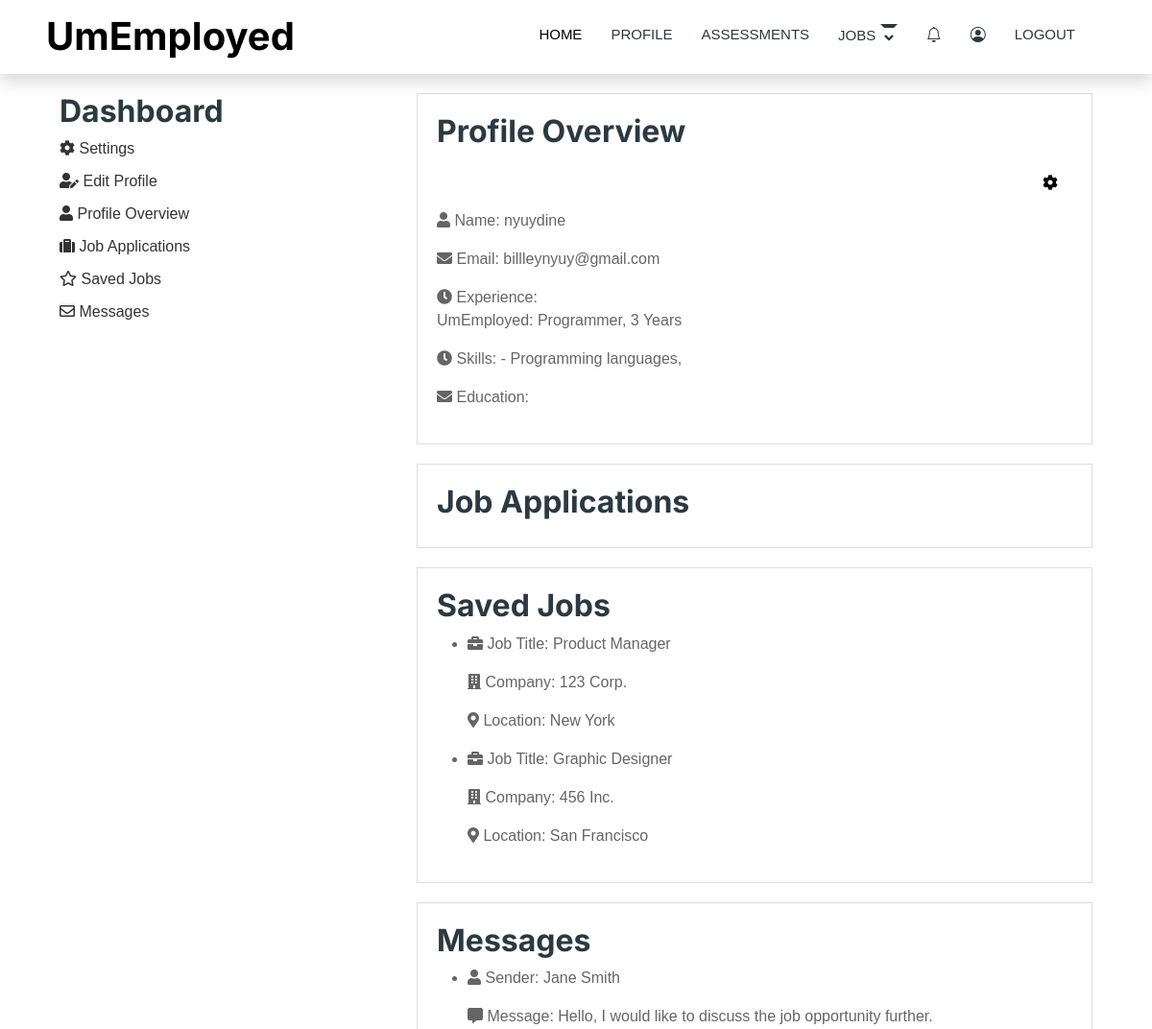
Before: /dashboard/ (signed in, upper part) with the older database file.
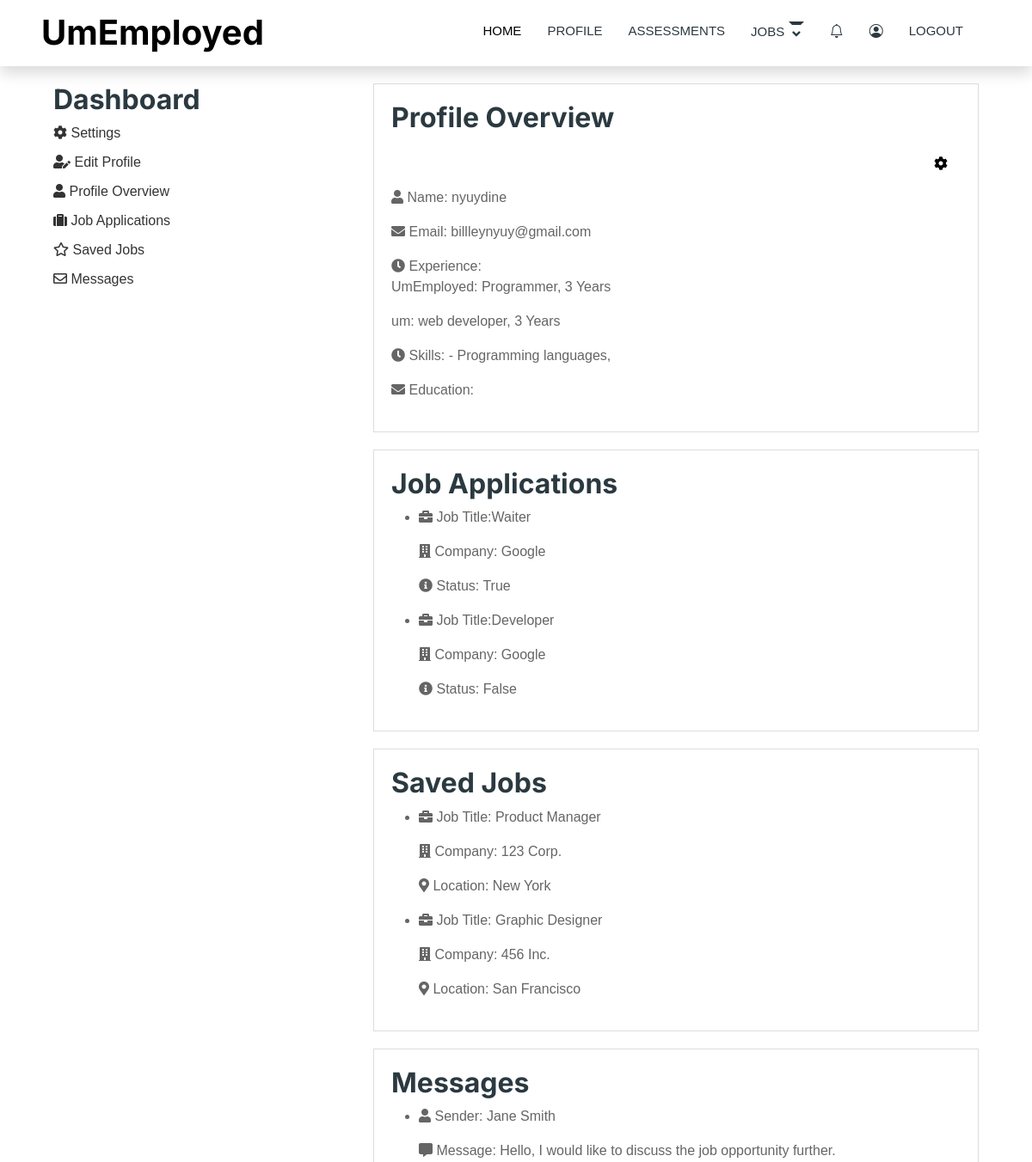
After: the same page with the newer database file.
### resume/models.py (models this page shows, shortened)
class Experience(models.Model):
    user = models.ForeignKey(User, on_delete=models.CASCADE, default=None)
    resume = models.ForeignKey("Resume", on_delete=models.CASCADE, null=True)
    company_name = models.CharField(max_length=100)
    years = models.CharField(max_length=100)

class Resume(models.Model):
    user = models.OneToOneField(User, on_delete=models.CASCADE)
    first_name = models.CharField(max_length=100, null=True, blank=True)
    surname = models.CharField(max_length=100, null=True, blank=True)
    state = models.CharField(max_length=100, null=True, blank=True)
    country = models.CharField(max_length=100, null=True, blank=True)
    job_title = models.CharField(max_length=100, null=True, blank=True)
    date_of_birth = models.DateField(default=date.today().strftime("%Y-%m-%d"),null=True)
    phone = models.CharField(max_length=20, null=True)
    description= models.TextField(max_length=500, default="I am a ...")
    profile_image = models.ImageField(upload_to="resume/images", blank=True, default="media/resume/images/PXL_20231104_141008232.MP.jpg")
    cv = models.FileField(upload_to='resume/cv', default="", blank=False, validators=[ext_validator, validate_file_mime_type])
    category = models.ForeignKey(SkillCategory, on_delete=models.CASCADE, default='1', null=True)
    skills = models.ManyToManyField(Skill)

class Skill(models.Model):
    name = models.CharField(max_length=100)
    categories = models.ManyToManyField(SkillCategory)  # Change ForeignKey to ManyToManyField
    def __str__(self):
        return self.name

### job/models.py (models this page shows, shortened)
class Application(models.Model):
    user = models.ForeignKey(User, on_delete=models.CASCADE)
    job = models.ForeignKey(Job, on_delete=models.CASCADE, default=1)
    quiz_score = models.IntegerField(default=0)
    matching_percentage = models.FloatField(default=0.0)
    overall_match_percentage = models.FloatField(default=0.0)  # New field
    has_completed_quiz = models.BooleanField(default=False)  # New field

class Job(models.Model):
    BEGINNER = 'Beginner'
    MID = 'Mid'
    EXPERT = 'Expert'
    LEVEL_CHOICES = [
        (BEGINNER, 'Beginner'),
        (MID, 'Mid'),
        (EXPERT, 'Expert'),
    ]
    user = models.ForeignKey(User, on_delete=models.CASCADE)
    company = models.ForeignKey(Company, on_delete=models.CASCADE)
    title = models.CharField(max_length=100)
    location = models.CharField(max_length=100)
    salary = models.PositiveBigIntegerField(default=35000)
    requirements = models.ManyToManyField(Skill)
    ideal_candidate = models.TextField()
    is_available = models.BooleanField(default=False)
    description = models.TextField(max_length=255, default='We are looking for ...')
    responsibilities = models.TextField(max_length=255, default="You will be in charge of ...")
    benefits = models.TextField(default="...")
    level = models.CharField(max_length=10, choices=LEVEL_CHOICES, default=BEGINNER)
    category = models.ForeignKey(SkillCategory, on_delete=models.CASCADE, default=1)

### company/models.py (models this page shows)
class Company(models.Model):
    user = models.OneToOneField(User, on_delete=models.CASCADE)
    name = models.CharField(max_length=100, null=True, blank=True)
    logo = models.ImageField(upload_to="resume/images", blank=True, default="media/resume/images/PXL_20231104_141008232.MP.jpg")
    est_date = models.PositiveIntegerField(null=True, blank=True)
    city = models.CharField(max_length=50, null=True, blank=True)
    state = models.CharField(max_length=100, null=True, blank=True)
    def __str__(self):
        return self.name or ''

### dashboard/views.py (the view)
# urls.py: path('', views.dashboard,name='dashboard'),
@login_required(login_url='login')
def dashboard(request):
    try:
        data = Resume.objects.get(user=request.user)
        user = request.user
        skills = data.skills.all()
        experience = Experience.objects.filter(user = request.user)
        experiences = Experience.objects.all()  # Add this line to retrieve experiences
        educations = Education.objects.all()  # Add this line to retrieve educations
        applications = Application.objects.filter(user = request.user)
    except Resume.DoesNotExist:
        message = "No resume found"
        return render(request, 'dashboard/dashboard.html', {'message': message})
    context = {
        'data': data,
        'user': user,
        'skills': skills,
        'experience':experience,
        'experiences': experiences,  # Include experiences in the context
        'educations': educations,  # Include educations in the context
        'applications':applications,
    }
    return render(request, 'dashboard/dashboard.html', context)

### templates/dashboard/dashboard.html (shortened to what this page needs)
{% extends 'users/base.html' %}
 {% load static %}
 {% block content %}
 <head>
   <link href="{% static 'css/dashboard.css' %}" rel="stylesheet" />
 </head>
   <div class="container">
     <div class="navigation">
      <h2>Dashboard</h2>
      <a href="{% url 'update-resume' %}"><i class="fas fa-cog"></i> Settings</a>
      <a href="{% url 'update-resume' %}"><i class="fas fa-user-edit"></i> Edit Profile</a>
      <a href="#profile"><i class="fas fa-user"></i> Profile Overview</a>
      <a href="#application"><i class="fas fa-suitcase"></i> Job Applications</a>
      <a href="#saved"><i class="far fa-star"></i> Saved Jobs</a>
      <a href="#messages"><i class="far fa-envelope"></i> Messages</a>
    </div>
    <div class="content">
      <div class="banner" id="profile">
        <h2 >Profile Overview</h2>
        <div class="banner-header">
          <div class="settings-button">
            <a href="{% url 'update-resume' %}"><i class="fas fa-cog"></i></a>
          </div>
        </div>
        <div class="profile-info">
          <p><i class="fas fa-user"></i> Name: {{ user.username }}</p>
          <p><i class="fas fa-envelope"></i> Email: {{ user.email }}</p>
          {% if experiences.exists %}
          <p><i class="fas fa-clock"></i> Experience:
            <br>
            {% for experience in experiences.all %}
            {{ experience.company_name }}:
            {{ experience.resume.job_title }}, {{ experience.years }} Years </p>
              {% endfor %}
              {% endif %}
            {% if skills.exists %}
            <p><i class="fas fa-clock"></i> Skills:
            {% for skill in skills.all %}
            {{ skill }},
            {% endfor %}
          {% endif %}
        </p>
        <p><i class="fas fa-envelope"></i> Education:
          <br>
        </p>
      </div>
    </div>
      <div class="banner" id="application">
        <h2>Job Applications</h2>
        {% for application in applications %}
        <ul>
          <li>
            <p><i class="fas fa-briefcase"></i> Job Title:{{ application.job.title }}</p>
            <p><i class="fas fa-building"></i> Company: {{ application.job.company }}</p>
            <p><i class="fas fa-info-circle"></i> Status: {{ application.job.is_available }}</p>
          </li>
        </ul>
        {% endfor %}
      </div>
      <div class="banner" id="saved">
        <h2>Saved Jobs</h2>
        <ul>
          <li>
            <p><i class="fas fa-briefcase"></i> Job Title: Product Manager</p>
            <p><i class="fas fa-building"></i> Company: 123 Corp.</p>
            <p><i class="fas fa-map-marker-alt"></i> Location: New York</p>
          </li>
          <li>
            <p><i class="fas fa-briefcase"></i> Job Title: Graphic Designer</p>
            <p><i class="fas fa-building"></i> Company: 456 Inc.</p>
            <p><i class="fas fa-map-marker-alt"></i> Location: San Francisco</p>
          </li>
        </ul>
      </div>
      <div class="banner" id="messages">
        <h2>Messages</h2>
        <ul>
          <li>
            <p><i class="fas fa-user"></i> Sender: Jane Smith</p>
            <p><i class="fas fa-comment-alt"></i> Message: Hello, I would like to discuss the job opportunity further.</p>
          </li>
        </ul>
      </div>
    </div>
  </div>
{% endblock content %}

Changed rows visible on the page:
added Experience: company_name "um", resume.job_title "web developer", years "3"
added Application: job "Waiter", job.company "Google", job.is_available "True"
added Application: job "Developer", job.company "Google", job.is_available "False"
